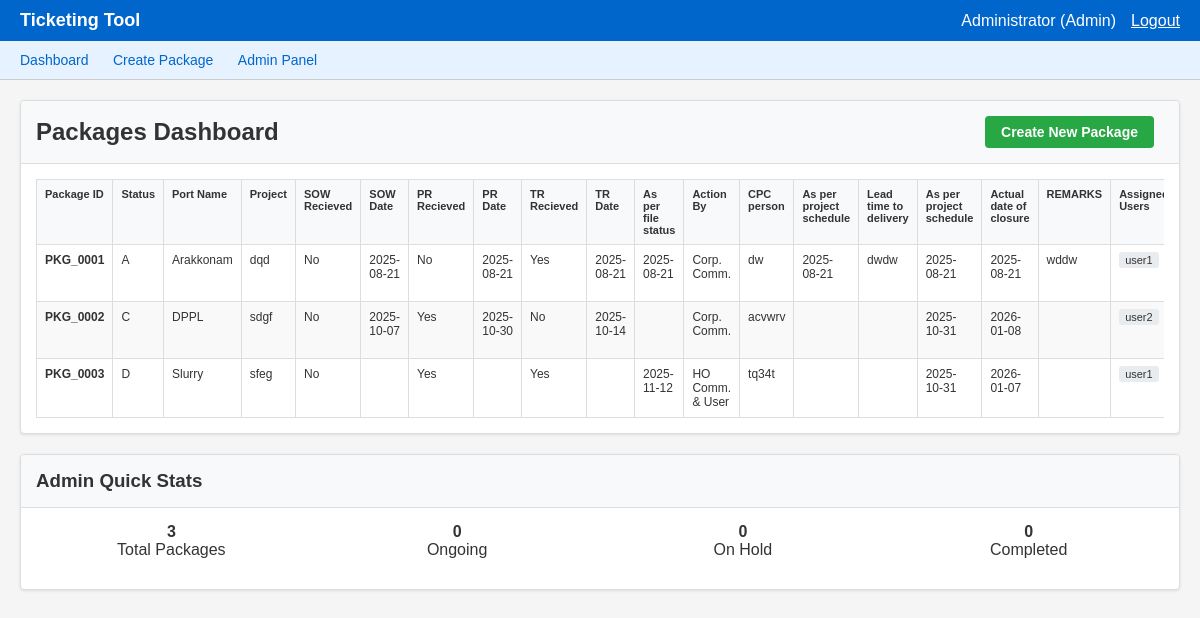
Screenshot of /dashboard (signed in) with the database file from the repository.
### models.py (models this page shows, shortened)
class User(db.Model):
    __tablename__ = 'users'
    username = db.Column(db.String(50), primary_key=True)
    password = db.Column(db.String(100), nullable=False)
    role = db.Column(db.String(20), nullable=False, default='user')
    name = db.Column(db.String(100), nullable=False)
    can_assign = db.Column(db.Boolean, default=False)
    permissions = db.Column(db.Text)  # Store as JSON string
    def get_permissions(self):
        return json.loads(self.permissions) if self.permissions else {}

class FieldConfig(db.Model):
    __tablename__ = 'field_configs'
    field_name = db.Column(db.String(100), primary_key=True)
    field_type = db.Column(db.String(50), nullable=False)
    label = db.Column(db.String(100), nullable=False)
    editable = db.Column(db.Boolean, default=True)
    options = db.Column(db.Text)  # Store as JSON string
    permissions = db.Column(db.Text)  # Store as JSON string
    def get_options(self):
        return json.loads(self.options) if self.options else []
    def get_permissions(self):
        return json.loads(self.permissions) if self.permissions else {}

class Package(db.Model):
    __tablename__ = 'packages'
    id = db.Column(db.String(50), primary_key=True)
    created_by = db.Column(db.String(50), nullable=False)
    created_at = db.Column(db.DateTime, default=datetime.utcnow)
    updated_by = db.Column(db.String(50))
    updated_at = db.Column(db.DateTime)
    assigned_users = db.Column(db.Text)  # Store as JSON string
    gantt_columns = db.Column(db.Text)  # Store as JSON string
    data_timeline = db.Column(db.Text)  # Store as JSON string
    data = db.Column(db.Text)  # Store as JSON string (legacy)
    user_permissions = db.Column(db.Text)
    def get_assigned_users(self):
        return json.loads(self.assigned_users) if self.assigned_users else []
    def get_gantt_columns(self):
        return json.loads(self.gantt_columns) if self.gantt_columns else []
    def get_data_timeline(self):
        return json.loads(self.data_timeline) if self.data_timeline else {}
    def get_data(self):
        return json.loads(self.data) if self.data else {}
    def get_user_permissions(self):
        return json.loads(self.user_permissions) if self.user_permissions else {}

### main.py (the view)
@app.route('/dashboard')
@login_required
def dashboard():
    packages = get_all_packages()
    config = {'fields': get_all_field_configs()}
    if session['role'] != 'admin':
        user_packages = {}
        for pkg_id, pkg_data in packages.items():
            if session['username'] in pkg_data.get('assigned_users', []):
                user_packages[pkg_id] = pkg_data
        packages = user_packages
    return render_template('dashboard.html', packages=packages, config=config)

### main.py (called while the page is built)
def get_all_field_configs():
    fields = FieldConfig.query.all()
    return {f.field_name: {
        'type': f.field_type,
        'label': f.label,
        'editable': f.editable,
        'options': f.get_options(),
        'permissions': f.get_permissions()
    } for f in fields}

def get_all_packages():
    packages = Package.query.all()
    return {p.id: {
        'id': p.id,
        'created_by': p.created_by,
        'created_at': p.created_at.isoformat() if p.created_at else None,
        'updated_by': p.updated_by,
        'updated_at': p.updated_at.isoformat() if p.updated_at else None,
        'assigned_users': p.get_assigned_users(),
        'gantt_columns': p.get_gantt_columns(),
        'data_timeline': p.get_data_timeline(),
        'data': p.get_data(),
        'user_permissions': p.get_user_permissions()  # NEW
    } for p in packages}

def login_required(f):
    @wraps(f)
    def decorated_function(*args, **kwargs):
        if 'username' not in session:
            return redirect(url_for('login'))
        return f(*args, **kwargs)
    return decorated_function

### templates/dashboard.html (shortened to what this page needs)
{% extends "base.html" %}
{% block content %}
<div class="card">
    <div class="card-header">
        <div style="display: flex; justify-content: space-between; align-items: center;">
            <h2>Packages Dashboard</h2>
            {% if fresh_permissions.get('package_create', False) or session.role == 'admin' %}
            <a href="{{ url_for('create_package') }}" class="btn btn-success">Create New Package</a>
            {% endif %}
        </div>
    </div>
    <div class="card-body">
        {% if packages %}
        <div style="overflow-x: auto;">
            <table class="table">
                <thead>
                    <tr>
                        <th>Package ID</th>
                        {% for field_name, field_config in config.fields.items() %}
                        <th>{{ field_config.label }}</th>
                        {% endfor %}
                        <th>Assigned Users</th>
                    </tr>
                </thead>
                <tbody>
                    {% for package_id, package in packages.items() %}
                    <tr>
                        <td><strong>{{ package.id }}</strong></td>
                        {% for field_name, field_config in config.fields.items() %}
                        <td>
                            {% if field_config.type == 'multiselect' %}
                                {% if package.data_timeline %}
                                    {% set latest_column = package.gantt_columns[-1] %}
                                    {{ package.data_timeline[latest_column].get(field_name, [])|join(', ') }}
                                {% else %}
                                    {{ package.data.get(field_name, [])|join(', ') }}
                                {% endif %}
                            {% elif field_name in ['STATUS', 'status'] %}
                                {% if package.data_timeline %}
                                    {% set latest_column = package.gantt_columns[-1] %}
                                    {% set status_value = package.data_timeline[latest_column].get(field_name, '').lower() %}
                                {% else %}
                                    {% set status_value = package.data.get(field_name, '').lower() %}
                                {% endif %}
                                <span class="status-{{ status_value }}">
                                    {% if package.data_timeline %}
                                        {{ package.data_timeline[latest_column].get(field_name, '') }}
                                    {% else %}
                                        {{ package.data.get(field_name, '') }}
                                    {% endif %}
                                </span>
                            {% else %}
                                {% if package.data_timeline %}
                                    {% set latest_column = package.gantt_columns[-1] %}
                                    {{ package.data_timeline[latest_column].get(field_name, '') }}
                                {% else %}
                                    {{ package.data.get(field_name, '') }}
                                {% endif %}
                            {% endif %}
                        </td>
                        {% endfor %}
                        <td>
                            {% for user in package.assigned_users %}
                                <span style="background-color: #e9ecef; padding: 2px 6px; border-radius: 3px; margin-right: 5px; font-size: 11px;">{{ user }}</span>
                            {% endfor %}
                        </td>
                            {% set pkg_perms = package.user_permissions.get(session.username, {}) %}
                            {% set can_edit = fresh_role == 'admin' %}
                            {% set can_delete = fresh_role == 'admin' %}
                    </tr>
                    {% endfor %}
                </tbody>
            </table>
        </div>
        {% endif %}
    </div>
</div>
{% if session.role == 'admin' %}
<div class="card">
    <div class="card-header">
        <h3>Admin Quick Stats</h3>
    </div>
    <div class="card-body">
        <div class="form-row">
            <div class="form-col text-center">
                <h4>{{ packages|length }}</h4>
                <p>Total Packages</p>
            </div>
            <div class="form-col text-center">
                <h4>
                    {% set ongoing_count = 0 %}
                    {% for pkg in packages.values() %}
                        {% if pkg.data_timeline %}
                            {% set latest_col = pkg.gantt_columns[-1] %}
                            {% if pkg.data_timeline[latest_col].get('STATUS', '') == 'Ongoing' or pkg.data_timeline[latest_col].get('status', '') == 'Ongoing' %}
                                {% set ongoing_count = ongoing_count + 1 %}
                            {% endif %}
                        {% else %}
                            {% if pkg.data.get('STATUS', '') == 'Ongoing' or pkg.data.get('status', '') == 'Ongoing' %}
                                {% set ongoing_count = ongoing_count + 1 %}
                            {% endif %}
                        {% endif %}
                    {% endfor %}
                    {{ ongoing_count }}
                </h4>
                <p>Ongoing</p>
            </div>
            <div class="form-col text-center">
                <h4>
                    {% set hold_count = 0 %}
                    {% for pkg in packages.values() %}
                        {% if pkg.data_timeline %}
                            {% set latest_col = pkg.gantt_columns[-1] %}
                            {% if pkg.data_timeline[latest_col].get('STATUS', '') == 'Hold' or pkg.data_timeline[latest_col].get('status', '') == 'Hold' %}
                                {% set hold_count = hold_count + 1 %}
                            {% endif %}
                        {% else %}
                            {% if pkg.data.get('STATUS', '') == 'Hold' or pkg.data.get('status', '') == 'Hold' %}
                                {% set hold_count = hold_count + 1 %}
                            {% endif %}
                        {% endif %}
                    {% endfor %}
                    {{ hold_count }}
                </h4>
                <p>On Hold</p>
            </div>
            <div class="form-col text-center">
                <h4>
                    {% set completed_count = 0 %}
                    {% for pkg in packages.values() %}
                        {% if pkg.data_timeline %}
                            {% set latest_col = pkg.gantt_columns[-1] %}
                            {% if pkg.data_timeline[latest_col].get('STATUS', '') == 'Completed' or pkg.data_timeline[latest_col].get('status', '') == 'Completed' %}
                                {% set completed_count = completed_count + 1 %}
                            {% endif %}
                        {% else %}
                            {% if pkg.data.get('STATUS', '') == 'Completed' or pkg.data.get('status', '') == 'Completed' %}
                                {% set completed_count = completed_count + 1 %}
                            {% endif %}
                        {% endif %}
                    {% endfor %}
                    {{ completed_count }}
                </h4>
                <p>Completed</p>
            </div>
        </div>
    </div>
</div>
{% endif %}
{% endblock %}

### templates/base.html (shortened to what this page needs)
<!DOCTYPE html>
<html lang="en">
<head>
</head>
<body>
    {% if session.username %}
    <div class="header">
        <h1>Ticketing Tool</h1>
        <div class="user-info">
            <span>{{ session.name }} ({{ session.role|title }})</span>
            <a href="{{ url_for('logout') }}" style="color: white;">Logout</a>
        </div>
    </div>
    <div class="nav">
        <a href="{{ url_for('dashboard') }}">Dashboard</a>
        {% if session.get('permissions', {}).get('package_create', False) or session.can_assign or session.role == 'admin' %}
        <a href="{{ url_for('create_package') }}">Create Package</a>
        {% endif %}
        {% if session.role == 'admin' %}
        <a href="{{ url_for('admin_panel') }}">Admin Panel</a>
        {% endif %}
    </div>
    {% endif %}
    <div class="container{% if request.endpoint in ['login'] %} container-narrow{% endif %}">
        {% block content %}{% endblock %}
    </div>
</body>
</html>

### templates/base.html (style rules this page uses)
* { margin: 0; padding: 0; box-sizing: border-box; }
body { font-family: Arial, sans-serif; background-color: #f5f5f5; color: #333; min-height: 100vh; display: flex; flex-direction: column; }
.header { background-color: #0066cc; color: white; padding: 10px 20px; display: flex; justify-content: space-between; align-items: center; flex-shrink: 0; }
.header h1 { font-size: 18px; }
.user-info { display: flex; align-items: center; gap: 15px; }
.nav { background-color: #e6f2ff; padding: 10px 20px; border-bottom: 1px solid #ccc; flex-shrink: 0; }
.nav a { color: #0066cc; text-decoration: none; margin-right: 20px; font-size: 14px; }
.container { flex: 1; width: 100%; max-width: none; margin: 0; padding: 20px; overflow-x: auto; }
.card { background: white; border: 1px solid #ddd; margin-bottom: 20px; box-shadow: 0 1px 3px rgba(0,0,0,0.1); border-radius: 4px; }
.card-header { background-color: #f8f9fa; border-bottom: 1px solid #ddd; padding: 15px; font-weight: bold; border-radius: 4px 4px 0 0; }
.card-body { padding: 15px; }
.btn { padding: 8px 16px; border: none; cursor: pointer; font-size: 14px; text-decoration: none; display: inline-block; margin-right: 10px; border-radius: 4px; transition: all 0.2s; }
.btn-success { background-color: #28a745; color: white; }
.table { width: 100%; border-collapse: collapse; font-size: 12px; background: white; }
.table th, .table td { border: 1px solid #ddd; padding: 8px; text-align: left; vertical-align: top; }
.table th { background-color: #f8f9fa; font-weight: bold; font-size: 11px; position: sticky; top: 0; z-index: 10; }
.table tbody tr:nth-child(even) { background-color: #f9f9f9; }
.form-row { display: flex; gap: 15px; margin-bottom: 15px; flex-wrap: wrap; }
.form-col { flex: 1; min-width: 250px; }
.text-center { text-align: center; }

### rows the page displays
User: name "Administrator"
FieldConfig: label "Status", data_timeline "A", data_timeline "C", data_timeline "D"
FieldConfig: label "Port Name", data_timeline "Arakkonam", data_timeline "DPPL", data_timeline "Slurry"
FieldConfig: label "Project", data_timeline "dqd", data_timeline "sdgf", data_timeline "sfeg"
FieldConfig: label "SOW Recieved", data_timeline "No"
FieldConfig: label "SOW Date", data_timeline "2025-08-21", data_timeline "2025-10-07"
FieldConfig: label "PR Recieved", data_timeline "No", data_timeline "Yes"
FieldConfig: label "PR Date", data_timeline "2025-08-21", data_timeline "2025-10-30"
FieldConfig: label "TR Recieved", data_timeline "Yes", data_timeline "No"
FieldConfig: label "TR Date", data_timeline "2025-08-21", data_timeline "2025-10-14"
FieldConfig: label "As per file status", data_timeline "2025-08-21", data_timeline "2025-11-12"
FieldConfig: label "Action By", data_timeline "Corp. Comm.", data_timeline "HO Comm. & User"
FieldConfig: label "CPC person", data_timeline "dw", data_timeline "acvwrv", data_timeline "tq34t"
FieldConfig: label "As per project schedule", data_timeline "2025-08-21"
FieldConfig: label "Lead time to delivery", data_timeline "dwdw"
FieldConfig: label "As per project schedule", data_timeline "2025-08-21", data_timeline "2025-10-31"
FieldConfig: label "Actual date of closure", data_timeline "2025-08-21", data_timeline "2026-01-08", data_timeline "2026-01-07"
FieldConfig: label "REMARKS", data_timeline "wddw"
Package: id "PKG_0001", assigned_users "user1"
Package: id "PKG_0002", assigned_users "user2"
Package: id "PKG_0003", assigned_users "user1"

### other values shown
{{ session.role|title }} "Admin"
{{ packages|length }} "3"
{{ ongoing_count }} "0"
{{ hold_count }} "0"
{{ completed_count }} "0"
